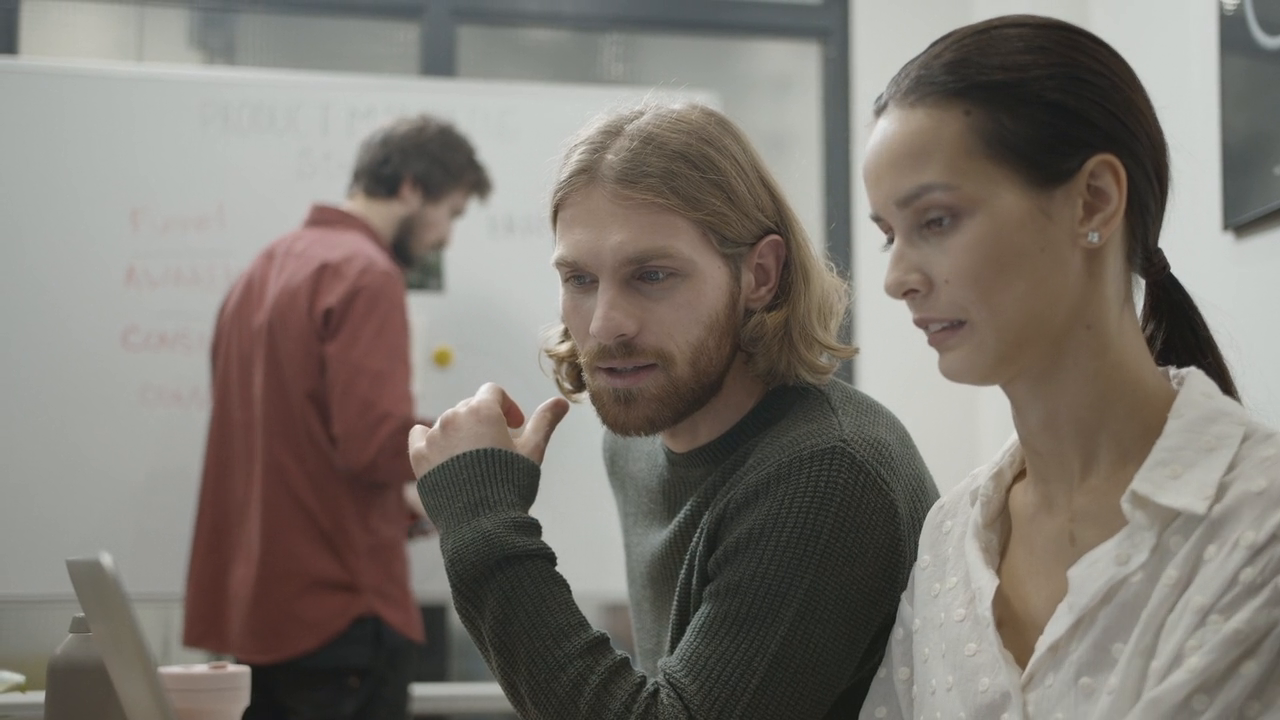
#> input picture frame 36 of w05/opencv/people.mp4, 1280 x 720 px
$ jupyter execute opencv_video.ipynb
#> lines starting #> are read from the running program, lines starting #| are printed output that depends on the picture
[cell 1]
import cv2
import numpy as np
from matplotlib import pyplot as plt

[cell 2]
cap = cv2.VideoCapture("people.mp4")

while cap.isOpened():
    ret, frame = cap.read()
#> frame is the input picture: shape (720, 1280, 3); mean B, G, R 112.8, 119.6, 125.1
    if not ret:
        print("no frame found")
        break

    cv2.imshow('video', frame)

    if cv2.waitKey(1) == ord('q'):
#> (key q is pressed here)
        break

cap.release()
cv2.destroyAllWindows()

[cell 3]
def filter (image):
    gray = cv2.cvtColor(image, cv2.COLOR_BGR2GRAY)
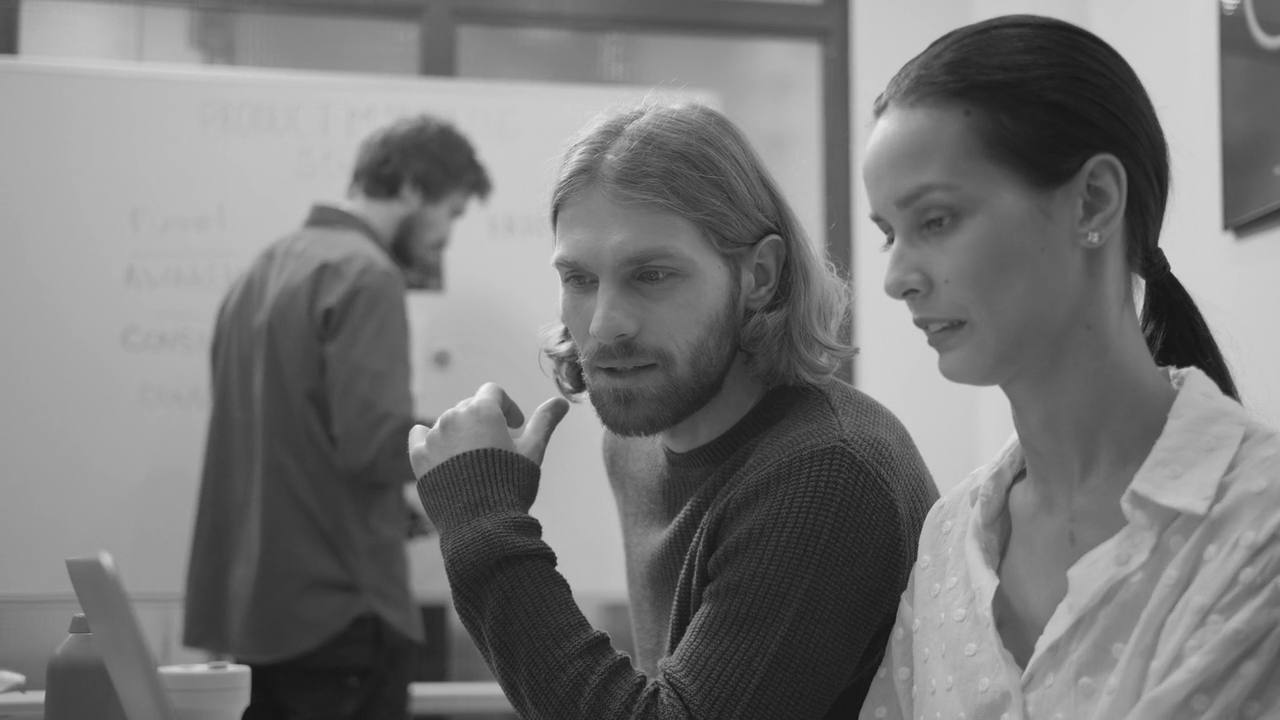
#> gray: shape (720, 1280); min 16, max 244, mean 120.5
    blurred = cv2.GaussianBlur(gray, (5, 5), 0)
    edged = cv2.Canny(blurred, 10, 70)
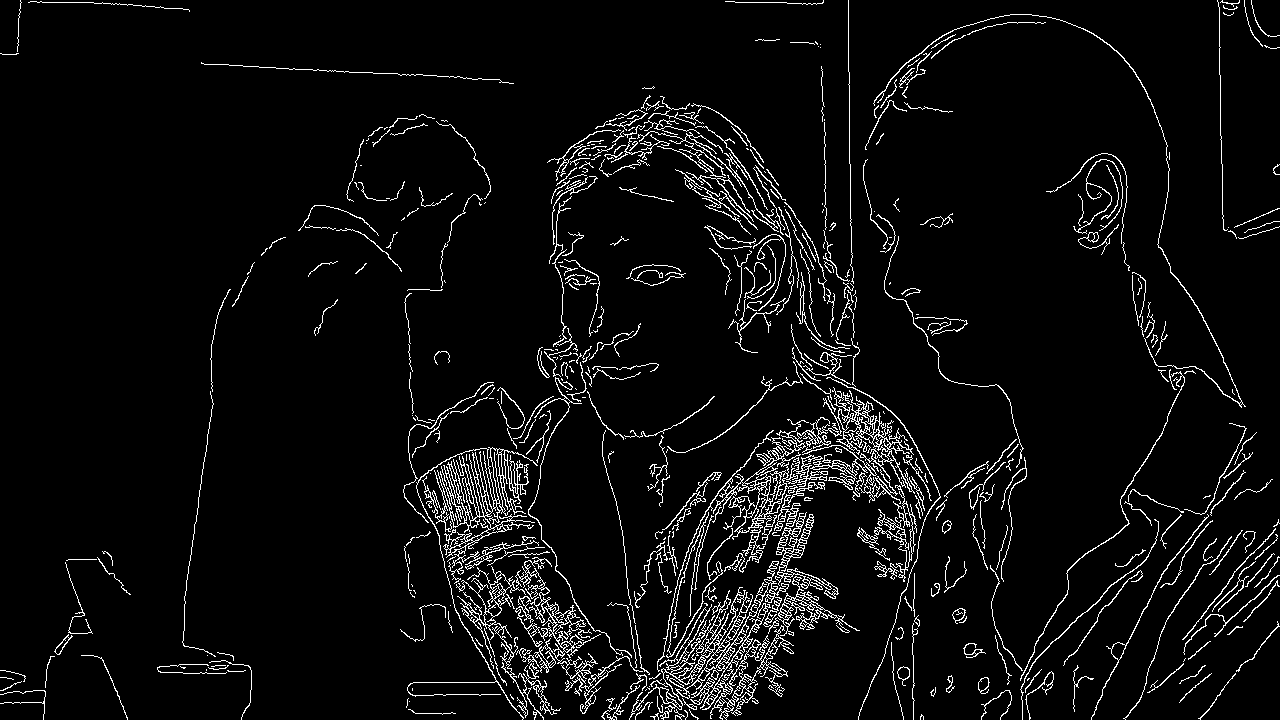
#> edged: shape (720, 1280); 5.1% white in thin lines or dots
    ret, thresh = cv2.threshold(edged, 70, 255, cv2.THRESH_BINARY_INV)
#> thresh: shape (720, 1280); 94.9% white; black in thin lines or dots
    return thresh

cap = cv2.VideoCapture("people.mp4")

while cap.isOpened():
    ret, frame = cap.read()
    if not ret:
        print("no frame found")
        break

    cv2.imshow('filter', filter(frame))

    if cv2.waitKey(1) == ord('q'):
#> (key q is pressed here)
        break

cap.release()
cv2.destroyAllWindows()

$ run again, starting later in the video
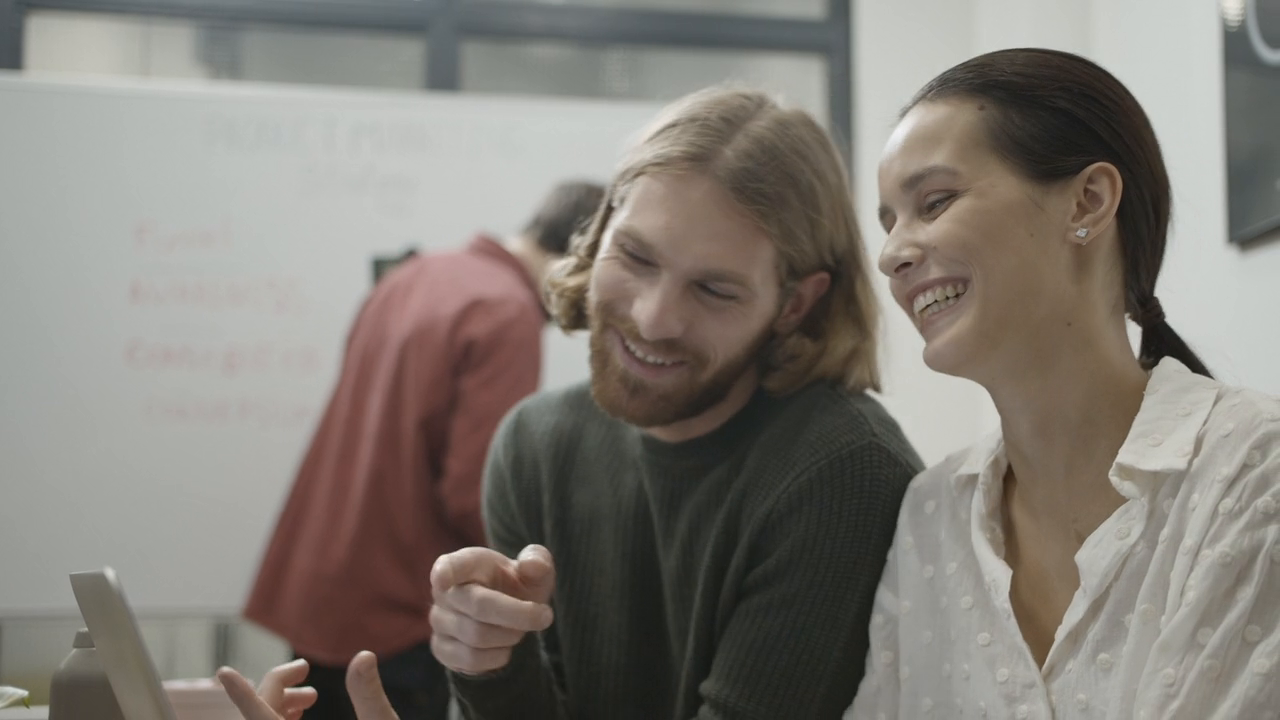
#> input picture frame 166 of w05/opencv/people.mp4, 1280 x 720 px
#> frame is the input picture: shape (720, 1280, 3); mean B, G, R 117.6, 124.3, 129.5
#> in filter, `gray = cv2.cvtColor(image, cv2.COLOR_BGR2GRAY)`:
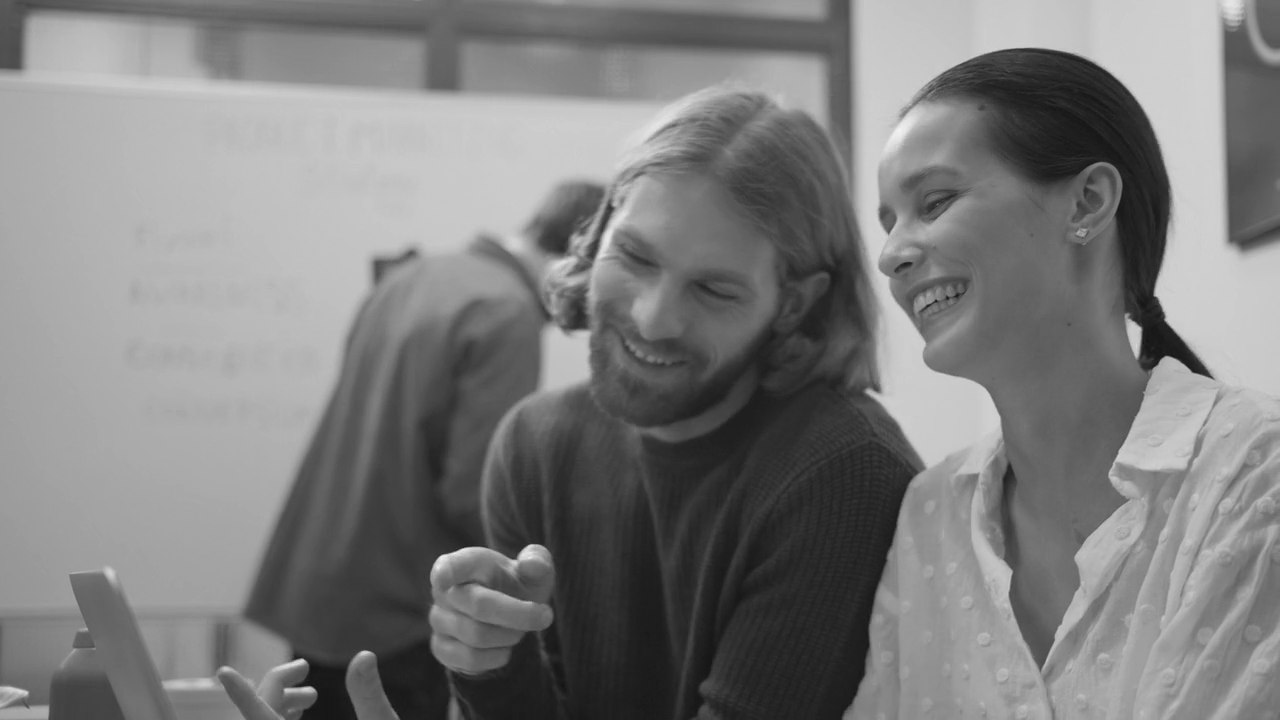
#> gray: shape (720, 1280); min 17, max 243, mean 125.1
#> in filter, `edged = cv2.Canny(blurred, 10, 70)`:
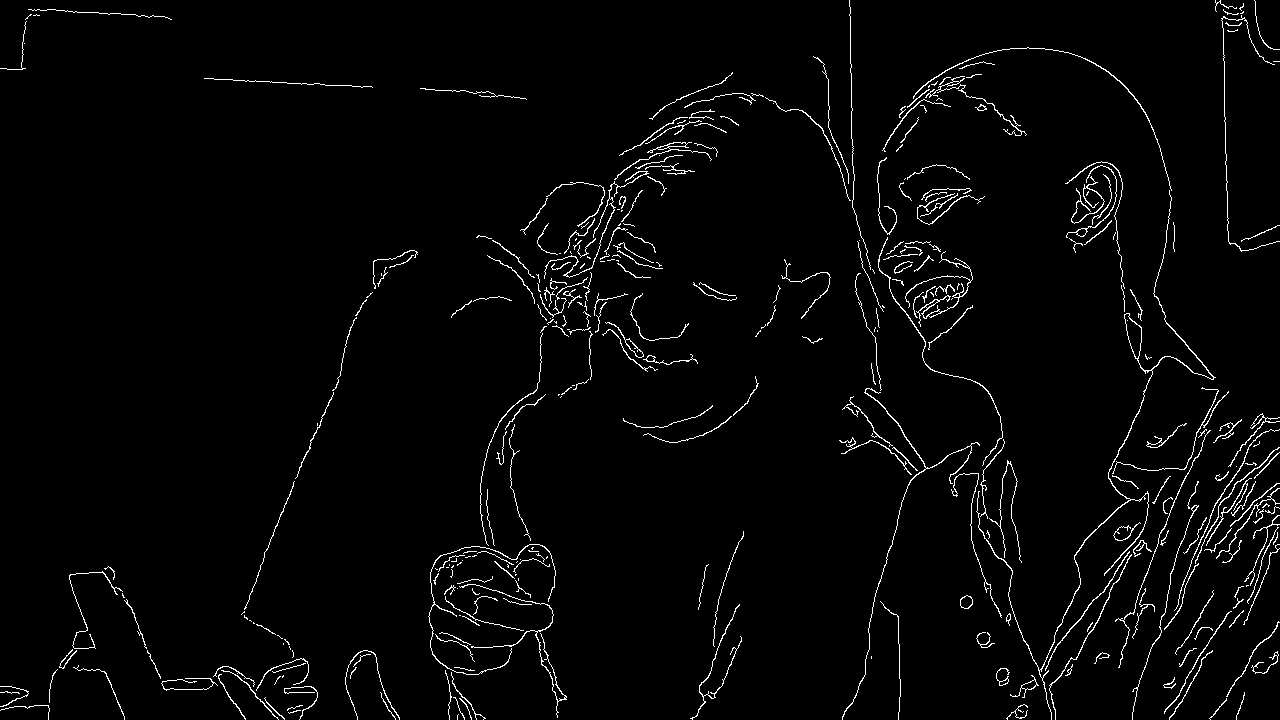
#> edged: shape (720, 1280); 2.5% white in thin lines or dots
#> thresh: shape (720, 1280); 97.5% white; black in thin lines or dots

$ run again, starting later in the video
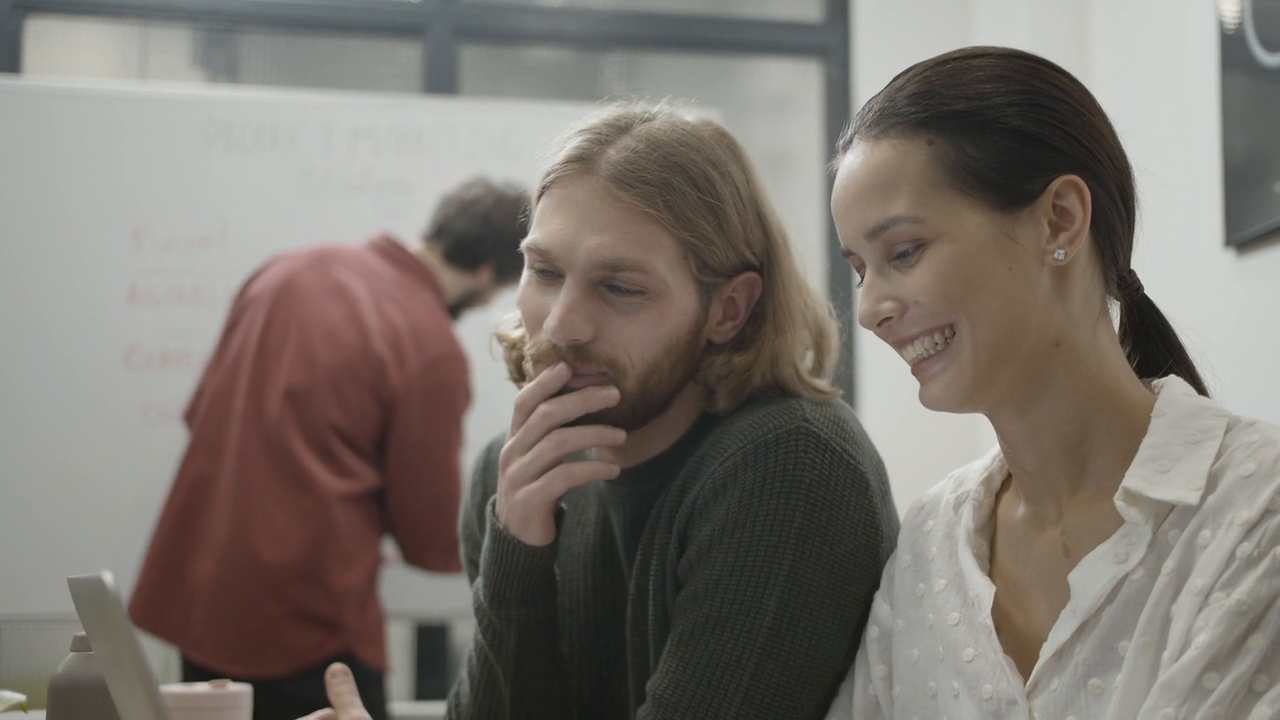
#> input picture frame 295 of w05/opencv/people.mp4, 1280 x 720 px
#> frame is the input picture: shape (720, 1280, 3); mean B, G, R 111.3, 117.8, 124.2
#> in filter, `gray = cv2.cvtColor(image, cv2.COLOR_BGR2GRAY)`:
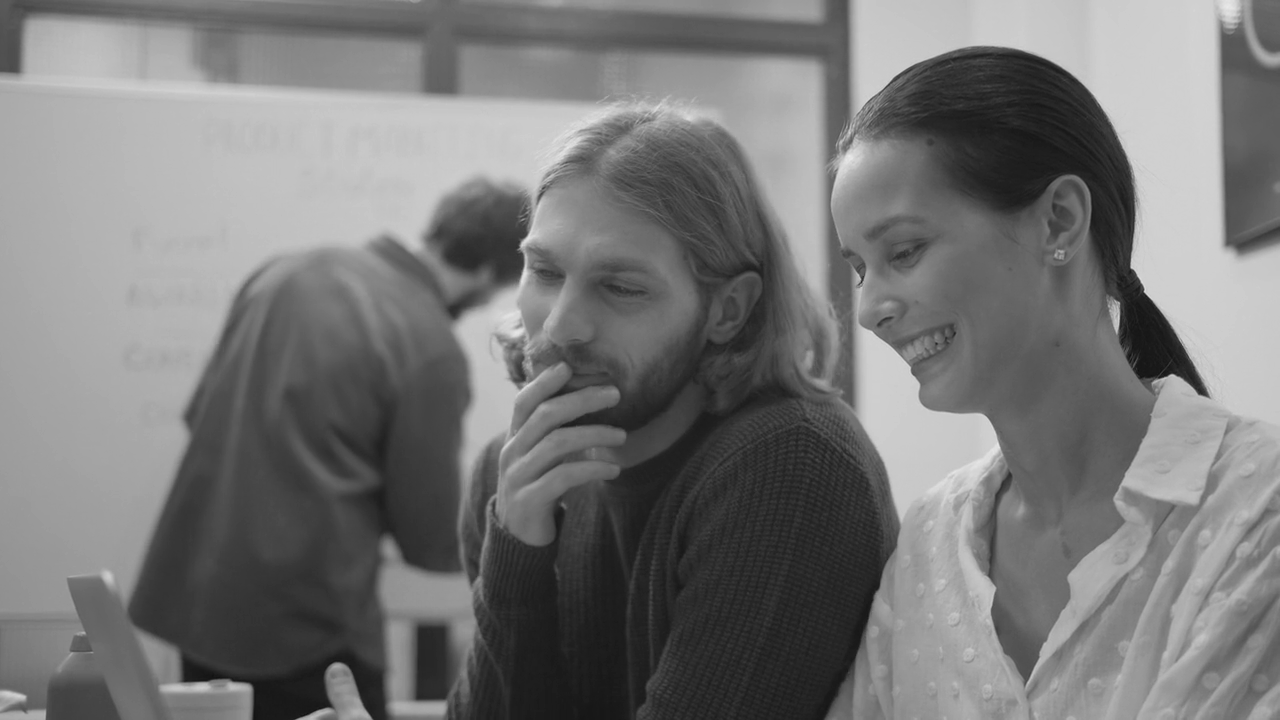
#> gray: shape (720, 1280); min 16, max 234, mean 119
#> in filter, `edged = cv2.Canny(blurred, 10, 70)`:
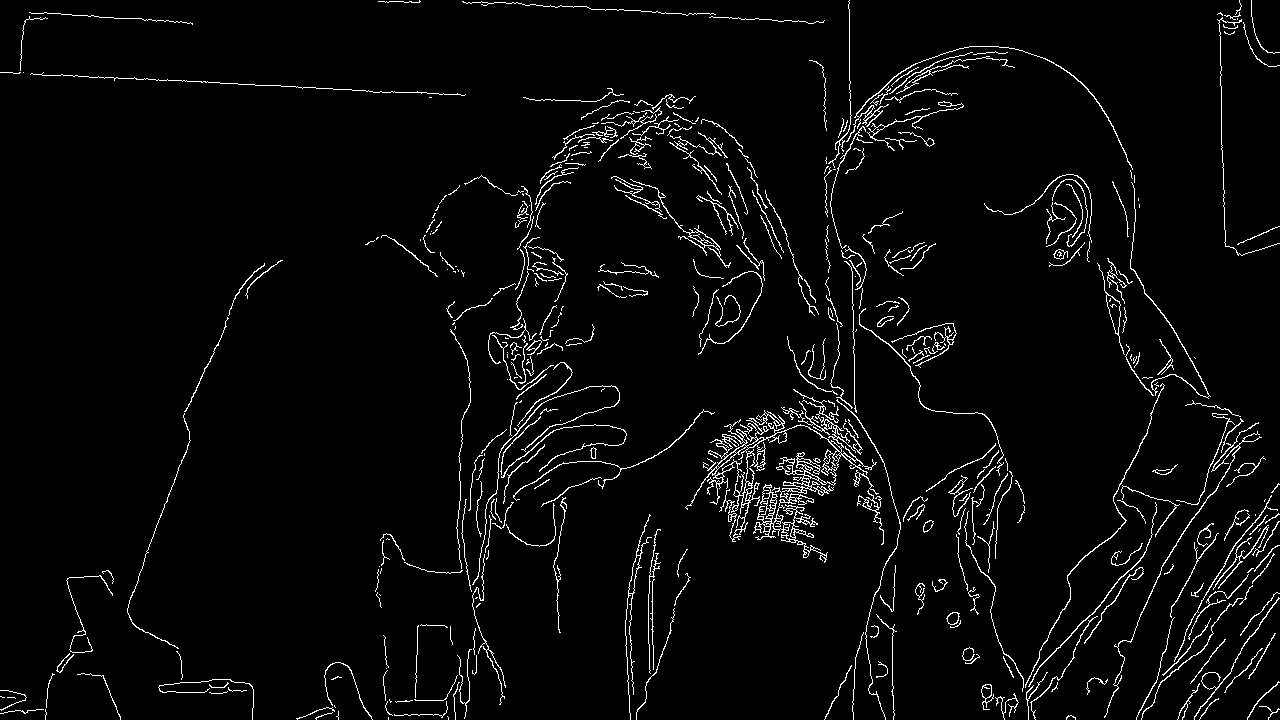
#> edged: shape (720, 1280); 3.5% white in thin lines or dots
#> thresh: shape (720, 1280); 96.5% white; black in thin lines or dots
